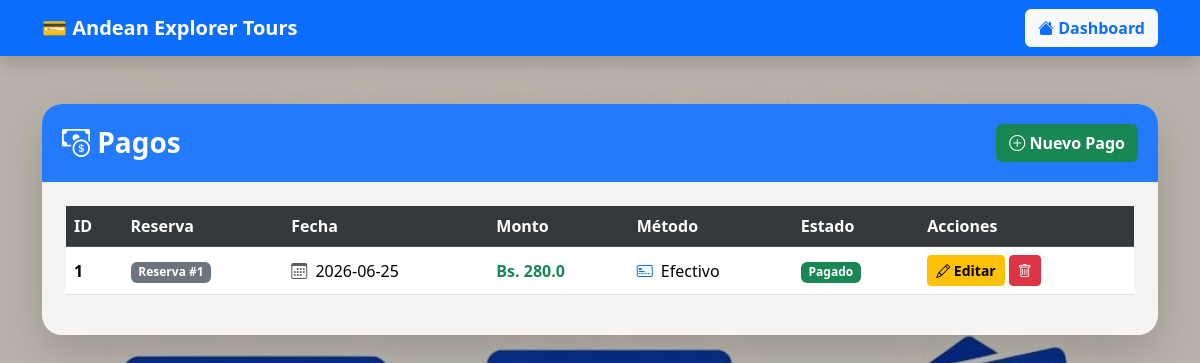
The page /pagos (signed in) on the database its author committed.
### app/models/pago.py (models this page shows)
class Pago(db.Model):
    __tablename__ = 'pago'
    id = db.Column(
        db.Integer,
        primary_key=True
    )
    reserva_id = db.Column(
        db.Integer,
        db.ForeignKey('reserva.id')
    )
    fecha_pago = db.Column(
        db.String(20)
    )
    monto = db.Column(
        db.Float
    )
    metodo_pago = db.Column(
        db.String(50)
    )
    estado = db.Column(
        db.String(30)
    )
    reserva = db.relationship(
        'Reserva'
    )

### app/models/reserva.py (models this page shows)
class Reserva(db.Model):
    id = db.Column(
        db.Integer,
        primary_key=True
    )
    cliente_id = db.Column(
        db.Integer,
        db.ForeignKey('cliente.id')
    )
    paquete_id = db.Column(
        db.Integer,
        db.ForeignKey('paquete.id')
    )
    guia_id = db.Column(
        db.Integer,
        db.ForeignKey('guia.id')
    )
    vehiculo_id = db.Column(
        db.Integer,
        db.ForeignKey('vehiculo.id')
    )
    fecha = db.Column(
        db.String(30)
    )
    personas = db.Column(
        db.Integer
    )
    estado = db.Column(
        db.String(30)
    )
    cliente = db.relationship('Cliente')
    paquete = db.relationship('Paquete')
    guia = db.relationship('Guia')
    vehiculo = db.relationship('Vehiculo')

### app/blueprints/pagos/routes.py (the view)
@pagos_bp.route('/pagos')
@login_required
def listar_pagos():
    pagos = Pago.query.all()
    return render_template(
        'pagos/listar.html',
        pagos=pagos
    )

### app/templates/pagos/listar.html (shortened to what this page needs)
<!DOCTYPE html>
<html lang="es">
<head>
    <link href="https://cdn.jsdelivr.net/npm/bootstrap@5.3.3/dist/css/bootstrap.min.css" rel="stylesheet">
    <link href="https://cdn.jsdelivr.net/npm/bootstrap-icons@1.11.3/font/bootstrap-icons.css" rel="stylesheet">
</head>
<body>
<nav class="navbar navbar-dark bg-primary shadow">
    <div class="container">
        <span class="navbar-brand fw-bold">
            💳 Andean Explorer Tours
        </span>
        <a href="/dashboard" class="btn btn-light text-primary fw-bold">
            <i class="bi bi-house-fill"></i> Dashboard
        </a>
    </div>
</nav>
<div class="container mt-5 mb-5">
    <div class="card card-glass shadow-lg">
        <div class="card-header text-white">
            <div class="d-flex justify-content-between align-items-center">
                <h3 class="m-0 fw-bold">
                    <i class="bi bi-cash-coin"></i> Pagos
                </h3>
                <a href="/pagos/nuevo" class="btn btn-success fw-semibold">
                    <i class="bi bi-plus-circle"></i> Nuevo Pago
                </a>
            </div>
        </div>
        <div class="card-body p-4">
            <div class="table-responsive">
                <table class="table table-hover align-middle">
                    <thead class="table-dark">
                        <tr>
                            <th>ID</th>
                            <th>Reserva</th>
                            <th>Fecha</th>
                            <th>Monto</th>
                            <th>Método</th>
                            <th>Estado</th>
                            <th>Acciones</th>
                        </tr>
                    </thead>
                    <tbody>
                    {% for pago in pagos %}
                        <tr>
                            <td class="fw-bold">{{pago.id}}</td>
                            <td>
                                <span class="badge bg-secondary">Reserva #{{pago.reserva.id}}</span>
                            </td>
                            <td>
                                <i class="bi bi-calendar3 text-muted me-1"></i> {{pago.fecha_pago}}
                            </td>
                            <td>
                                <span class="fw-bold text-success">Bs. {{pago.monto}}</span>
                            </td>
                            <td>
                                <i class="bi bi-credit-card-2-front text-primary me-1"></i> {{pago.metodo_pago}}
                            </td>
                            <td>
                                {% if pago.estado in ['Completado', 'Pagado', 'Exitoso'] %}
                                    <span class="badge bg-success">{{pago.estado}}</span>
                                {% elif pago.estado in ['Pendiente', 'Procesando'] %}
                                    <span class="badge bg-warning text-dark">{{pago.estado}}</span>
                                {% else %}
                                    <span class="badge bg-danger">{{pago.estado}}</span>
                                {% endif %}
                            </td>
                            <td>
                                <div class="d-flex gap-1">
                                    <a href="/pagos/editar/{{pago.id}}" class="btn btn-warning btn-sm fw-semibold">
                                        <i class="bi bi-pencil"></i> Editar
                                    </a>
                                    <a href="/pagos/eliminar/{{pago.id}}" class="btn btn-danger btn-sm"
                                       onclick="return confirm('¿Eliminar pago?')">
                                        <i class="bi bi-trash"></i>
                                    </a>
                                </div>
                            </td>
                        </tr>
                    {% endfor %}
                    </tbody>
                </table>
            </div> </div>
    </div>
</div>
</body>
</html>

### rows shown on the page
Pago: id "1", reserva.id "1", fecha_pago "2026-06-25", monto "280.0", metodo_pago "Efectivo", estado "Pagado"
